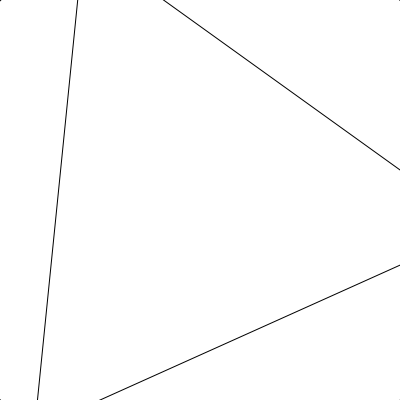
Frame 1 (no input)
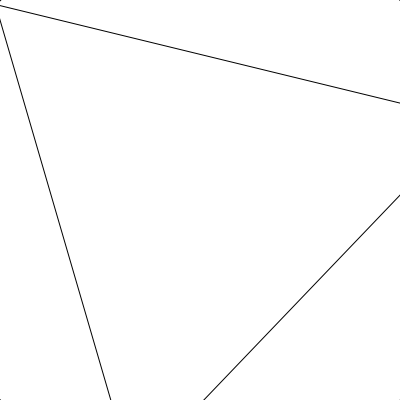
Frame 60 (the mouse pressed at the canvas centre just before this capture)
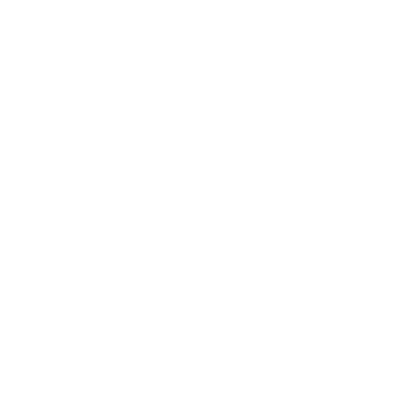
Frame 120 (the mouse held since frame 60 and released just before this capture)

The Processing sketch that drew these frames (run headless with seeded random() and noise(); from frame 60 on, the mouse is pressed at the canvas centre):

// Processing sketch: triangulio
// ── triangulio.pde
float rotacion = 0;

void setup() {
  size(400, 400);
  noFill();
}

void draw() {
  background(255);
  rotacion += 0.1;
  float dis = dist(width/2, height/2, mouseX, mouseY);
  triangulo(width/2, height/2, dis, rotacion);
}

void triangulo(float cx, float cy, float rad, float ang) {
  ellipse(cx, cy, rad*2, rad*2);
  float p1x, p1y, p2x, p2y, p3x, p3y;
  float variacion = TWO_PI/3; 
  p1x = cx+cos(ang)*rad;
  p1y = cy+sin(ang)*rad;
  p2x = cx+cos(ang+variacion)*rad;
  p2y = cy+sin(ang+variacion)*rad;
  p3x = cx+cos(ang+variacion*2)*rad;
  p3y = cy+sin(ang+variacion*2)*rad;
  triangle(p1x, p1y, p2x, p2y, p3x, p3y);
}
